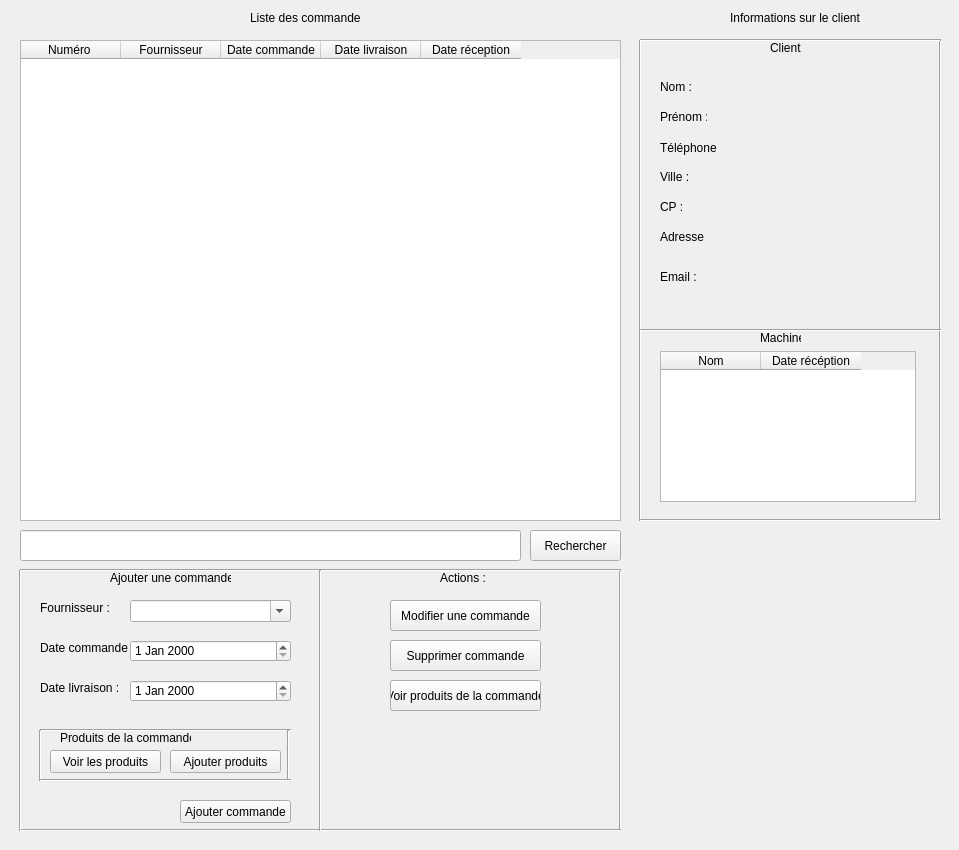
      <widget class="QWidget" name="tabCommande">
       <attribute name="title">
        <string>Commande</string>
       </attribute>
       <widget class="QTableWidget" name="tableWidget_3">
        <property name="geometry">
         <rect>
          <x>20</x>
          <y>40</y>
          <width>601</width>
          <height>481</height>
         </rect>
        </property>
        <property name="editTriggers">
         <set>QAbstractItemView::NoEditTriggers</set>
        </property>
        <column>
         <property name="text">
          <string>Numéro </string>
         </property>
        </column>
        <column>
         <property name="text">
          <string>Fournisseur</string>
         </property>
        </column>
        <column>
         <property name="text">
          <string>Date commande</string>
         </property>
        </column>
        <column>
         <property name="text">
          <string>Date livraison</string>
         </property>
        </column>
        <column>
         <property name="text">
          <string>Date réception</string>
         </property>
        </column>
       </widget>
       <widget class="Line" name="line_11">
        <property name="geometry">
         <rect>
          <x>630</x>
          <y>40</y>
          <width>20</width>
          <height>481</height>
         </rect>
        </property>
        <property name="orientation">
         <enum>Qt::Vertical</enum>
        </property>
       </widget>
       <widget class="Line" name="line_12">
        <property name="geometry">
         <rect>
          <x>930</x>
          <y>40</y>
          <width>20</width>
          <height>481</height>
         </rect>
        </property>
        <property name="orientation">
         <enum>Qt::Vertical</enum>
        </property>
       </widget>
       <widget class="QLabel" name="label_9">
        <property name="geometry">
         <rect>
          <x>250</x>
          <y>10</y>
          <width>111</width>
          <height>16</height>
         </rect>
        </property>
        <property name="text">
         <string>Liste des commandes :</string>
        </property>
       </widget>
       <widget class="Line" name="line_13">
        <property name="geometry">
         <rect>
          <x>640</x>
          <y>30</y>
          <width>301</width>
          <height>20</height>
         </rect>
        </property>
        <property name="orientation">
         <enum>Qt::Horizontal</enum>
        </property>
       </widget>
       <widget class="Line" name="line_14">
        <property name="geometry">
         <rect>
          <x>640</x>
          <y>510</y>
          <width>301</width>
          <height>20</height>
         </rect>
        </property>
        <property name="orientation">
         <enum>Qt::Horizontal</enum>
        </property>
       </widget>
       <widget class="QLineEdit" name="lineEditRechercheMachine_2">
        <property name="geometry">
         <rect>
          <x>20</x>
          <y>530</y>
          <width>501</width>
          <height>31</height>
         </rect>
        </property>
       </widget>
       <widget class="QPushButton" name="pushButtonRechercherMachine_2">
        <property name="geometry">
         <rect>
          <x>530</x>
          <y>530</y>
          <width>91</width>
          <height>31</height>
         </rect>
        </property>
        <property name="text">
         <string>Rechercher</string>
        </property>
       </widget>
       <widget class="QLabel" name="label_11">
        <property name="geometry">
         <rect>
          <x>440</x>
          <y>570</y>
          <width>47</width>
          <height>16</height>
         </rect>
        </property>
        <property name="text">
         <string>Actions :</string>
        </property>
       </widget>
       <widget class="Line" name="line_19">
        <property name="geometry">
         <rect>
          <x>640</x>
          <y>320</y>
          <width>301</width>
          <height>20</height>
         </rect>
        </property>
        <property name="orientation">
         <enum>Qt::Horizontal</enum>
        </property>
       </widget>
       <widget class="QLabel" name="label_14">
        <property name="geometry">
         <rect>
          <x>60</x>
          <y>730</y>
          <width>131</width>
          <height>16</height>
         </rect>
        </property>
        <property name="text">
         <string>Produits de la commande :</string>
        </property>
       </widget>
       <widget class="QPushButton" name="pushButton_7">
        <property name="geometry">
         <rect>
          <x>170</x>
          <y>750</y>
          <width>111</width>
          <height>23</height>
         </rect>
        </property>
        <property name="text">
         <string>Ajouter produits</string>
        </property>
       </widget>
       <widget class="QPushButton" name="pushButton_6">
        <property name="geometry">
         <rect>
          <x>180</x>
          <y>800</y>
          <width>111</width>
          <height>23</height>
         </rect>
        </property>
        <property name="text">
         <string>Ajouter commande</string>
        </property>
       </widget>
       <widget class="QDateEdit" name="dateEdit_2">
        <property name="geometry">
         <rect>
          <x>130</x>
          <y>680</y>
          <width>161</width>
          <height>22</height>
         </rect>
        </property>
       </widget>
       <widget class="Line" name="line_18">
        <property name="geometry">
         <rect>
          <x>40</x>
          <y>720</y>
          <width>251</width>
          <height>20</height>
         </rect>
        </property>
        <property name="orientation">
         <enum>Qt::Horizontal</enum>
        </property>
       </widget>
       <widget class="Line" name="line_16">
        <property name="geometry">
         <rect>
          <x>30</x>
          <y>730</y>
          <width>20</width>
          <height>51</height>
         </rect>
        </property>
        <property name="orientation">
         <enum>Qt::Vertical</enum>
        </property>
       </widget>
       <widget class="QLabel" name="label_12">
        <property name="geometry">
         <rect>
          <x>40</x>
          <y>640</y>
          <width>91</width>
          <height>16</height>
         </rect>
        </property>
        <property name="text">
         <string>Date commande :</string>
        </property>
       </widget>
       <widget class="Line" name="line_17">
        <property name="geometry">
         <rect>
          <x>273</x>
          <y>730</y>
          <width>31</width>
          <height>51</height>
         </rect>
        </property>
        <property name="orientation">
         <enum>Qt::Vertical</enum>
        </property>
       </widget>
       <widget class="QLabel" name="labelAjouterClient_3">
        <property name="geometry">
         <rect>
          <x>110</x>
          <y>570</y>
          <width>121</width>
          <height>16</height>
         </rect>
        </property>
        <property name="text">
         <string>Ajouter une commande :</string>
        </property>
       </widget>
       <widget class="QLabel" name="label_10">
        <property name="geometry">
         <rect>
          <x>40</x>
          <y>600</y>
          <width>71</width>
          <height>16</height>
         </rect>
        </property>
        <property name="text">
         <string>Fournisseur :</string>
        </property>
       </widget>
       <widget class="QPushButton" name="pushButton_8">
        <property name="geometry">
         <rect>
          <x>50</x>
          <y>750</y>
          <width>111</width>
          <height>23</height>
         </rect>
        </property>
        <property name="text">
         <string>Voir les produits</string>
        </property>
       </widget>
       <widget class="Line" name="line_15">
        <property name="geometry">
         <rect>
          <x>40</x>
          <y>770</y>
          <width>251</width>
          <height>20</height>
         </rect>
        </property>
        <property name="orientation">
         <enum>Qt::Horizontal</enum>
        </property>
       </widget>
       <widget class="QLabel" name="label_13">
        <property name="geometry">
         <rect>
          <x>40</x>
          <y>680</y>
          <width>91</width>
          <height>16</height>
         </rect>
        </property>
        <property name="text">
         <string>Date livraison :</string>
        </property>
       </widget>
       <widget class="QDateEdit" name="dateEdit">
        <property name="geometry">
         <rect>
          <x>130</x>
          <y>640</y>
          <width>161</width>
          <height>22</height>
         </rect>
        </property>
       </widget>
       <widget class="QComboBox" name="comboBox">
        <property name="geometry">
         <rect>
          <x>130</x>
          <y>600</y>
          <width>161</width>
          <height>22</height>
         </rect>
        </property>
        <property name="editable">
         <bool>true</bool>
        </property>
       </widget>
       <widget class="QPushButton" name="pushButton_11">
        <property name="geometry">
         <rect>
          <x>390</x>
          <y>600</y>
          <width>151</width>
          <height>31</height>
         </rect>
        </property>
        <property name="text">
         <string>Modifier une commande</string>
        </property>
       </widget>
       <widget class="QPushButton" name="pushButton_9">
        <property name="geometry">
         <rect>
          <x>390</x>
          <y>680</y>
          <width>151</width>
          <height>31</height>
         </rect>
        </property>
        <property name="text">
         <string>Voir produits de la commande</string>
        </property>
       </widget>
       <widget class="QPushButton" name="pushButton_10">
        <property name="geometry">
         <rect>
          <x>390</x>
          <y>640</y>
          <width>151</width>
          <height>31</height>
         </rect>
        </property>
        <property name="text">
         <string>Supprimer commande</string>
        </property>
       </widget>
       <widget class="QLabel" name="label_32">
        <property name="geometry">
         <rect>
          <x>770</x>
          <y>40</y>
          <width>31</width>
          <height>16</height>
         </rect>
        </property>
        <property name="text">
         <string>Client </string>
        </property>
       </widget>
       <widget class="QLabel" name="label_33">
        <property name="geometry">
         <rect>
          <x>760</x>
          <y>330</y>
          <width>41</width>
          <height>16</height>
         </rect>
        </property>
        <property name="text">
         <string>Machine</string>
        </property>
       </widget>
       <widget class="QLabel" name="label_34">
        <property name="geometry">
         <rect>
          <x>660</x>
          <y>110</y>
          <width>47</width>
          <height>13</height>
         </rect>
        </property>
        <property name="text">
         <string>Prénom :</string>
        </property>
       </widget>
       <widget class="QLabel" name="label_35">
        <property name="geometry">
         <rect>
          <x>660</x>
          <y>170</y>
          <width>47</width>
          <height>13</height>
         </rect>
        </property>
        <property name="text">
         <string>Ville :</string>
        </property>
       </widget>
       <widget class="QLabel" name="label_36">
        <property name="geometry">
         <rect>
          <x>660</x>
          <y>200</y>
          <width>47</width>
          <height>13</height>
         </rect>
        </property>
        <property name="text">
         <string>CP :</string>
        </property>
       </widget>
       <widget class="QLabel" name="labelAdresse_4">
        <property name="geometry">
         <rect>
          <x>660</x>
          <y>230</y>
          <width>47</width>
          <height>13</height>
         </rect>
        </property>
        <property name="text">
         <string>Adresse :</string>
        </property>
       </widget>
       <widget class="QLabel" name="label_37">
        <property name="geometry">
         <rect>
          <x>660</x>
          <y>80</y>
          <width>47</width>
          <height>13</height>
         </rect>
        </property>
        <property name="text">
         <string>Nom :</string>
        </property>
       </widget>
       <widget class="QLabel" name="label_38">
        <property name="geometry">
         <rect>
          <x>730</x>
          <y>10</y>
          <width>131</width>
          <height>16</height>
         </rect>
        </property>
        <property name="text">
         <string>Informations sur le client :</string>
        </property>
       </widget>
       <widget class="QTableWidget" name="tableWidgetMachineClient3">
        <property name="geometry">
         <rect>
          <x>660</x>
          <y>351</y>
          <width>256</width>
          <height>151</height>
         </rect>
        </property>
        <property name="editTriggers">
         <set>QAbstractItemView::NoEditTriggers</set>
        </property>
        <column>
         <property name="text">
          <string>Nom</string>
         </property>
        </column>
        <column>
         <property name="text">
          <string>Date récéption</string>
         </property>
        </column>
       </widget>
       <widget class="QLabel" name="labelMail_4">
        <property name="geometry">
         <rect>
          <x>660</x>
          <y>270</y>
          <width>47</width>
          <height>13</height>
         </rect>
        </property>
        <property name="text">
         <string>Email :</string>
        </property>
       </widget>
       <widget class="QLabel" name="label_39">
        <property name="geometry">
         <rect>
          <x>660</x>
          <y>140</y>
          <width>61</width>
          <height>16</height>
         </rect>
        </property>
        <property name="text">
         <string>Téléphone :</string>
        </property>
       </widget>
       <widget class="Line" name="line_35">
        <property name="geometry">
         <rect>
          <x>610</x>
          <y>570</y>
          <width>21</width>
          <height>261</height>
         </rect>
        </property>
        <property name="orientation">
         <enum>Qt::Vertical</enum>
        </property>
       </widget>
       <widget class="Line" name="line_36">
        <property name="geometry">
         <rect>
          <x>20</x>
          <y>820</y>
          <width>601</width>
          <height>21</height>
         </rect>
        </property>
        <property name="orientation">
         <enum>Qt::Horizontal</enum>
        </property>
       </widget>
       <widget class="Line" name="line_37">
        <property name="geometry">
         <rect>
          <x>10</x>
          <y>570</y>
          <width>21</width>
          <height>261</height>
         </rect>
        </property>
        <property name="orientation">
         <enum>Qt::Vertical</enum>
        </property>
       </widget>
       <widget class="Line" name="line_38">
        <property name="geometry">
         <rect>
          <x>20</x>
          <y>560</y>
          <width>601</width>
          <height>21</height>
         </rect>
        </property>
        <property name="orientation">
         <enum>Qt::Horizontal</enum>
        </property>
       </widget>
       <widget class="Line" name="line_39">
        <property name="geometry">
         <rect>
          <x>310</x>
          <y>570</y>
          <width>21</width>
          <height>261</height>
         </rect>
        </property>
        <property name="orientation">
         <enum>Qt::Vertical</enum>
        </property>
       </widget>
       <widget class="QLabel" name="labelEmailClient_3">
        <property name="geometry">
         <rect>
          <x>740</x>
          <y>270</y>
          <width>181</width>
          <height>16</height>
         </rect>
        </property>
        <property name="text">
         <string/>
        </property>
       </widget>
       <widget class="QLabel" name="labelCPClient_3">
        <property name="geometry">
         <rect>
          <x>750</x>
          <y>200</y>
          <width>171</width>
          <height>16</height>
         </rect>
        </property>
        <property name="text">
         <string/>
        </property>
       </widget>
       <widget class="QLabel" name="labelNomClient_3">
        <property name="geometry">
         <rect>
          <x>750</x>
          <y>80</y>
          <width>171</width>
          <height>16</height>
         </rect>
        </property>
        <property name="text">
         <string/>
        </property>
       </widget>
       <widget class="QLabel" name="labelPrenomClient_3">
        <property name="geometry">
         <rect>
          <x>750</x>
          <y>110</y>
          <width>171</width>
          <height>16</height>
         </rect>
        </property>
        <property name="text">
         <string/>
        </property>
       </widget>
       <widget class="QLabel" name="labelVilleClient_3">
        <property name="geometry">
         <rect>
          <x>750</x>
          <y>170</y>
          <width>171</width>
          <height>16</height>
         </rect>
        </property>
        <property name="text">
         <string/>
        </property>
       </widget>
       <widget class="QLabel" name="labelAdresseClient_3">
        <property name="geometry">
         <rect>
          <x>750</x>
          <y>230</y>
          <width>171</width>
          <height>16</height>
         </rect>
        </property>
        <property name="text">
         <string/>
        </property>
       </widget>
       <widget class="QLabel" name="labelTelClient_3">
        <property name="geometry">
         <rect>
          <x>750</x>
          <y>140</y>
          <width>171</width>
          <height>16</height>
         </rect>
        </property>
        <property name="text">
         <string/>
        </property>
       </widget>
      </widget>
